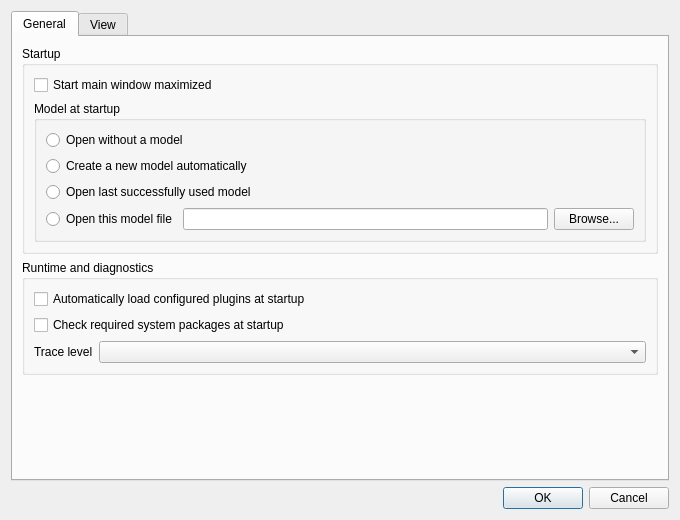
<?xml version="1.0" encoding="UTF-8"?>
<ui version="4.0">
 <class>DialogSystemPreferences</class>
 <widget class="QDialog" name="DialogSystemPreferences">
  <property name="geometry">
   <rect>
    <x>0</x>
    <y>0</y>
    <width>680</width>
    <height>520</height>
   </rect>
  </property>
  <property name="minimumSize">
   <size>
    <width>560</width>
    <height>420</height>
   </size>
  </property>
  <property name="windowTitle">
   <string>System Preferences</string>
  </property>
  <layout class="QVBoxLayout" name="verticalLayout">
   <item>
    <widget class="QTabWidget" name="tabWidget">
     <property name="currentIndex">
      <number>0</number>
     </property>
     <widget class="QWidget" name="tabGeneral">
      <attribute name="title">
       <string>General</string>
      </attribute>
      <layout class="QVBoxLayout" name="verticalLayoutGeneral">
       <item>
        <widget class="QGroupBox" name="groupBoxStartup">
         <property name="title">
          <string>Startup</string>
         </property>
         <layout class="QVBoxLayout" name="verticalLayoutStartup">
          <item>
           <widget class="QCheckBox" name="checkBoxStartMaximized">
            <property name="text">
             <string>Start main window maximized</string>
            </property>
           </widget>
          </item>
          <item>
           <widget class="QGroupBox" name="groupBoxStartupModel">
            <property name="title">
             <string>Model at startup</string>
            </property>
            <layout class="QGridLayout" name="gridLayoutStartupModel">
             <item row="0" column="0" colspan="3">
              <widget class="QRadioButton" name="radioButtonStartNoModel">
               <property name="text">
                <string>Open without a model</string>
               </property>
              </widget>
             </item>
             <item row="1" column="0" colspan="3">
              <widget class="QRadioButton" name="radioButtonStartNewModel">
               <property name="text">
                <string>Create a new model automatically</string>
               </property>
              </widget>
             </item>
             <item row="2" column="0" colspan="3">
              <widget class="QRadioButton" name="radioButtonStartLastModel">
               <property name="text">
                <string>Open last successfully used model</string>
               </property>
              </widget>
             </item>
             <item row="3" column="0">
              <widget class="QRadioButton" name="radioButtonStartSpecificModel">
               <property name="text">
                <string>Open this model file</string>
               </property>
              </widget>
             </item>
             <item row="3" column="1">
              <widget class="QLineEdit" name="lineEditStartupModelFile"/>
             </item>
             <item row="3" column="2">
              <widget class="QPushButton" name="pushButtonBrowseStartupModel">
               <property name="text">
                <string>Browse...</string>
               </property>
              </widget>
             </item>
            </layout>
           </widget>
          </item>
         </layout>
        </widget>
       </item>
       <item>
        <widget class="QGroupBox" name="groupBoxRuntime">
         <property name="title">
          <string>Runtime and diagnostics</string>
         </property>
         <layout class="QFormLayout" name="formLayoutRuntime">
          <item row="0" column="0" colspan="2">
           <widget class="QCheckBox" name="checkBoxAutoLoadPlugins">
            <property name="text">
             <string>Automatically load configured plugins at startup</string>
            </property>
           </widget>
          </item>
          <item row="1" column="0" colspan="2">
           <widget class="QCheckBox" name="checkBoxCheckSystemPackagesAtStart">
            <property name="text">
             <string>Check required system packages at startup</string>
            </property>
           </widget>
          </item>
          <item row="2" column="0">
           <widget class="QLabel" name="labelTraceLevel">
            <property name="text">
             <string>Trace level</string>
            </property>
           </widget>
          </item>
          <item row="2" column="1">
           <widget class="QComboBox" name="comboBoxTraceLevel"/>
          </item>
         </layout>
        </widget>
       </item>
       <item>
        <spacer name="verticalSpacerGeneral">
         <property name="orientation">
          <enum>Qt::Vertical</enum>
         </property>
         <property name="sizeHint" stdset="0">
          <size>
           <width>20</width>
           <height>40</height>
          </size>
         </property>
        </spacer>
       </item>
      </layout>
     </widget>
     <widget class="QWidget" name="tabView">
      <attribute name="title">
       <string>View</string>
      </attribute>
      <layout class="QVBoxLayout" name="verticalLayoutView">
       <item>
        <widget class="QGroupBox" name="groupBoxTheme">
         <property name="title">
          <string>Application appearance</string>
         </property>
         <layout class="QFormLayout" name="formLayoutTheme">
          <item row="0" column="0">
           <widget class="QLabel" name="labelTheme">
            <property name="text">
             <string>Theme</string>
            </property>
           </widget>
          </item>
          <item row="0" column="1">
           <widget class="QComboBox" name="comboBoxTheme">
            <item>
             <property name="text">
              <string>Light</string>
             </property>
            </item>
            <item>
             <property name="text">
              <string>Dark</string>
             </property>
            </item>
           </widget>
          </item>
          <item row="1" column="0">
           <widget class="QLabel" name="labelInterfaceStyle">
            <property name="text">
             <string>Interface style</string>
            </property>
           </widget>
          </item>
          <item row="1" column="1">
           <widget class="QComboBox" name="comboBoxInterfaceStyle">
            <item>
             <property name="text">
              <string>Classic desktop</string>
             </property>
            </item>
            <item>
             <property name="text">
              <string>Modern Fusion</string>
             </property>
            </item>
           </widget>
          </item>
          <item row="2" column="0">
           <widget class="QLabel" name="labelFontPointSize">
            <property name="text">
             <string>Font point size</string>
            </property>
           </widget>
          </item>
          <item row="2" column="1">
           <widget class="QSpinBox" name="spinBoxFontPointSize">
            <property name="specialValueText">
             <string>System default</string>
            </property>
            <property name="minimum">
             <number>0</number>
            </property>
            <property name="maximum">
             <number>24</number>
            </property>
           </widget>
          </item>
         </layout>
        </widget>
       </item>
       <item>
        <widget class="QGroupBox" name="groupBoxDiagramTheme">
         <property name="title">
          <string>Model diagram</string>
         </property>
         <layout class="QVBoxLayout" name="verticalLayoutDiagramTheme">
          <item>
           <widget class="QCheckBox" name="checkBoxDiagramUsesThemeColors">
            <property name="text">
             <string>Apply theme colors to canvas background and grid</string>
            </property>
           </widget>
          </item>
         </layout>
        </widget>
       </item>
       <item>
        <widget class="QGroupBox" name="groupBoxConfigFile">
         <property name="title">
          <string>Runtime configuration</string>
         </property>
         <layout class="QFormLayout" name="formLayoutConfig">
          <item row="0" column="0">
           <widget class="QLabel" name="labelConfigPath">
            <property name="text">
             <string>JSON file</string>
            </property>
           </widget>
          </item>
          <item row="0" column="1">
           <widget class="QLabel" name="labelConfigPathValue">
            <property name="text">
             <string/>
            </property>
            <property name="textInteractionFlags">
             <set>Qt::TextSelectableByMouse</set>
            </property>
           </widget>
          </item>
         </layout>
        </widget>
       </item>
       <item>
        <spacer name="verticalSpacerView">
         <property name="orientation">
          <enum>Qt::Vertical</enum>
         </property>
         <property name="sizeHint" stdset="0">
          <size>
           <width>20</width>
           <height>40</height>
          </size>
         </property>
        </spacer>
       </item>
      </layout>
     </widget>
    </widget>
   </item>
   <item>
    <widget class="QDialogButtonBox" name="buttonBox">
     <property name="orientation">
      <enum>Qt::Horizontal</enum>
     </property>
     <property name="standardButtons">
      <set>QDialogButtonBox::Cancel|QDialogButtonBox::Ok</set>
     </property>
    </widget>
   </item>
  </layout>
 </widget>
 <resources/>
 <connections>
  <connection>
   <sender>buttonBox</sender>
   <signal>rejected()</signal>
   <receiver>DialogSystemPreferences</receiver>
   <slot>reject()</slot>
   <hints>
    <hint type="sourcelabel">
     <x>316</x>
     <y>492</y>
    </hint>
    <hint type="destinationlabel">
     <x>286</x>
     <y>274</y>
    </hint>
   </hints>
  </connection>
 </connections>
</ui>
